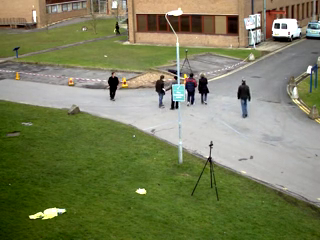
#> input picture frame 79 of sample/sample.mp4, 320 x 240 px
$ jupyter execute 4-2_optical_flow_LK.ipynb   (shell and % lines are left out)
#> lines starting #> are read from the running program, lines starting #| are printed output that depends on the picture; after the words box and inside, x2 and y2 are one past the last pixel; in counts of white or black regions, pixels touching at a corner belong together
## 準備
フォルダに、`sample.mp4`をアップロードしましょう。

## ライブラリ類のインポートなど

[cell 1]
import cv2
import numpy as np  # PythonのOpenCVでは、画像はnumpyのarrayとして管理される
from PIL import Image
import matplotlib.pyplot as plt

def imshow(img):  # Colab用imshow関数として
  if img.ndim == 3:
    img = cv2.cvtColor(img,cv2.COLOR_BGR2RGB)
    display(Image.fromarray(img))
  else:
    display(Image.fromarray(img))

## KLT法 in OpenCV
サンプルに使ったビデオファイル`sample.mp4`は10 fps

[cell 2]
# Borrowed from https://docs.opencv.org/4.x/d4/dee/tutorial_optical_flow.html

# params for ShiTomasi corner detection
feature_params = dict( maxCorners = 100,
                       qualityLevel = 0.3,
                       minDistance = 5,
                       blockSize = 5 )
# Parameters for lucas kanade optical flow
lk_params = dict( winSize  = (15, 15),
                  maxLevel = 2,
                  criteria = (cv2.TERM_CRITERIA_EPS | cv2.TERM_CRITERIA_COUNT, 10, 0.03))

# Create some random colors
color = np.random.randint(0, 255, (100, 3))

[cell 3]
# 動画の読み込み
cap = cv2.VideoCapture('sample.mp4')

# Take first frame and find corners in it
ret, old_frame = cap.read()
#> old_frame is the input picture: shape (240, 320, 3); mean B, G, R 90.5, 126.9, 122
old_gray = cv2.cvtColor(old_frame, cv2.COLOR_BGR2GRAY)
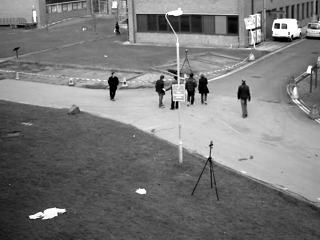
#> old_gray: shape (240, 320); min 0, max 255, mean 121.3
p0 = cv2.goodFeaturesToTrack(old_gray, mask = None, **feature_params)
#> p0 = 45 rows, first 8: [277, 25], [291, 36], [285, 27], [273, 34], [175, 102], [175, 75], [164, 89], [251, 31]

# Create a mask image for drawing purposes
mask = np.zeros_like(old_frame)

frame_count = 0
frame_interval = 1  # 何フレームに1回OFを計算するか。実効フレームレートを変えたければここを変更
of_count = 0
while(1):
    ret, frame = cap.read()
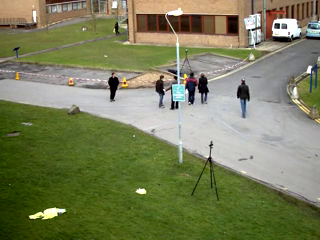
#> input picture frame 80 of sample/sample.mp4, 320 x 240 px
#> frame is the input picture: shape (240, 320, 3); mean B, G, R 90.6, 127, 122.1
    if not ret:
        break

    if not frame_count % frame_interval == 0:
      frame_count = frame_count + 1
      continue

    # calculate optical flow
    frame_gray = cv2.cvtColor(frame, cv2.COLOR_BGR2GRAY)
    p1, st, err = cv2.calcOpticalFlowPyrLK(old_gray, frame_gray, p0, None, **lk_params)
#> p1 = 45 rows, first 8: [277, 25], [291, 36], [285, 27], [273, 34], [175, 102], [174.9, 74.99], [163.9, 89.14], [251, 31]; st = 45 values from 1 to 1; err = 45 values, max 14.57 at index 25, min 0 at index 16, mean 2.42

    # Select good points
    if p1 is not None:
        good_new = p1[st==1]
#> good_new = 45 pairs, first value 30 to 309, second value 6.01 to 217
        good_old = p0[st==1]
#> good_old = 45 pairs, first value 30 to 309, second value 6 to 217

    # draw the tracks
    for i, (new, old) in enumerate(zip(good_new, good_old)):
        a, b = new.ravel()
        c, d = old.ravel()
        mask = cv2.line(mask, (int(a), int(b)), (int(c), int(d)), color[i].tolist(), 2)
        frame = cv2.circle(frame, (int(a), int(b)), 5, color[i].tolist(), -1)
#> this loop made 45 passes
#> (a, b, c, d) on passes 1 to 12: (277, 25, 277, 25), (291, 36, 291, 36), (285, 27, 285, 27), (273, 34, 273, 34), (175, 102, 175, 102), (174.9, 74.99, 175, 75), (163.9, 89.14, 164, 89), (251, 31, 251, 31), (309, 71, 309, 71), (172, 108, 172, 108), (255, 44, 255, 44), (30, 216, 30, 216)
#> pass 2, `mask = cv2.line(mask, (int(a), int(b)), (int(c), int(d)), color[i].tol..`:
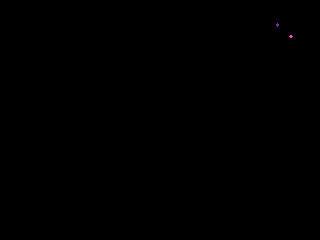
#> mask: shape (240, 320, 3); mean of channels 0, 1, 2 0, 0, 0; drawn as B, G, R
#> pass 2, `frame = cv2.circle(frame, (int(a), int(b)), 5, color[i].tolist(), -1)`:
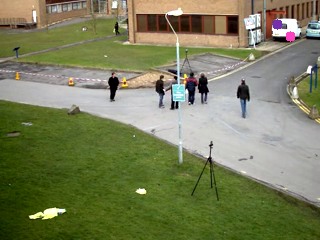
#> frame: shape (240, 320, 3); mean B, G, R 90.6, 126.8, 122.2
#> after the loop:
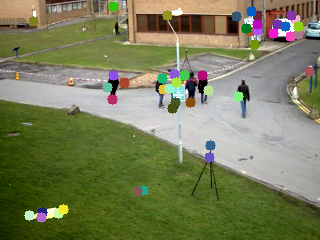
#> frame: shape (240, 320, 3); 4.19% of pixels changed, all inside (x1, y1, x2, y2) = (24, 1, 315, 223)
#> after the loop:
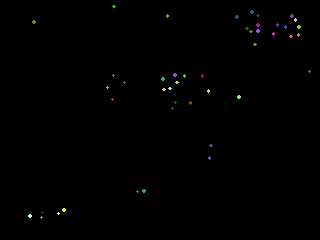
#> mask: shape (240, 320, 3); 0.47% of pixels changed, all inside (x1, y1, x2, y2) = (28, 5, 311, 219); drawn as B, G, R
    img = cv2.add(frame, mask)

    # 表示
    if of_count % 10 == 0: # 10フレームごとに表示
      print(str(of_count) + "-th frame (for comuting optical flow)")
      imshow(img)

    if of_count > 100:  # 長いので100フレームまでで止めた。もっと長くするならここを変更。
        break

    # Now update the previous frame and previous points
    old_gray = frame_gray.copy()
    p0 = good_new.reshape(-1, 1, 2)
#> p0 has the same summary as p1

    of_count = of_count + 1

cap.release()

$ run again, starting later in the video
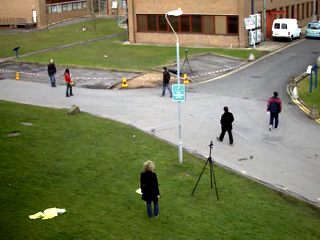
#> input picture frame 636 of sample/sample.mp4, 320 x 240 px
#> old_frame is the input picture: shape (240, 320, 3); mean B, G, R 88.8, 123.8, 120
#> `p0 = cv2.goodFeaturesToTrack(old_gray, mask = None, **feature_params)`: p0 = 43 rows, first 8: [277, 25], [291, 36], [273, 34], [285, 27], [138, 190], [309, 71], [225, 107], [251, 31]
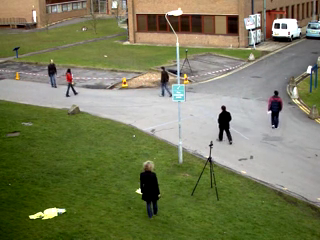
#> input picture frame 637 of sample/sample.mp4, 320 x 240 px
#> frame is the input picture: shape (240, 320, 3); mean B, G, R 88.9, 123.8, 120
#> p1 = 43 rows, first 8: [277, 25], [291, 36], [273, 34], [285, 27], [137.7, 190], [309, 71], [222.6, 106.1], [251, 31]; st = 43 values from 1 to 1; err = 43 values, max 31.62 at index 16, min 0 at index 3, mean 4.87
#> good_new = 43 pairs, first value 30 to 309, second value 6 to 217
#> good_old has the same summary as good_new
#> the loop `for i, (new, old) in enumerate(zip(good_new, good_old)):` made 43 passes
#> (a, b, c, d) on passes 1 to 8: (277, 25, 277, 25), (291, 36, 291, 36), (273, 34, 273, 34), (285, 27, 285, 27), (137.7, 190, 138, 190), (309, 71, 309, 71), (222.6, 106.1, 225, 107), (251, 31, 251, 31)
#> after the loop `for i, (new, old) in enumerate(zip(good_new, good_old)):`:
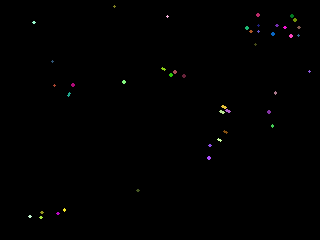
#> mask: shape (240, 320, 3); mean of channels 0, 1, 2 0.6, 0.6, 0.7; drawn as B, G, R
#> `p0 = good_new.reshape(-1, 1, 2)`: p0 has the same summary as p1
